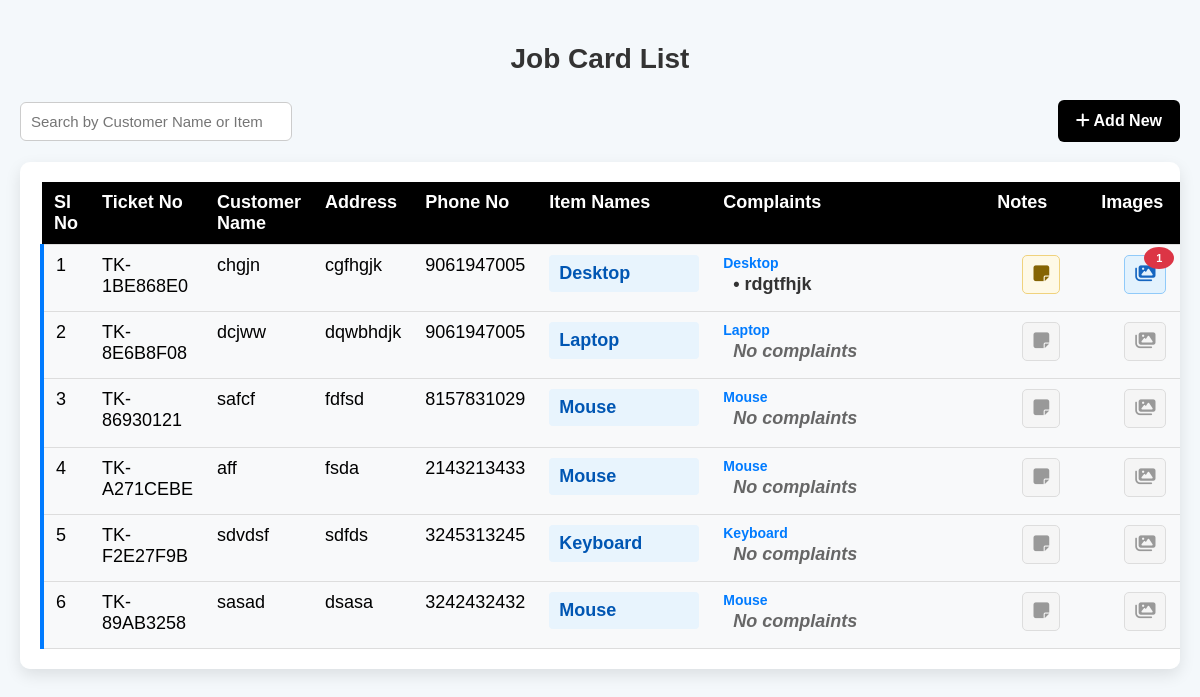
The page / on the database its author committed.
### jobcard/models.py (models this page shows, shortened)
class JobCard(models.Model):
    ITEM_CHOICES = [
        ('Mouse', 'Mouse'),
        ('Keyboard', 'Keyboard'),
        ('CPU', 'CPU'),
        ('Laptop', 'Laptop'),
        ('Desktop', 'Desktop'),
        ('Printer', 'Printer'),
        ('Monitor', 'Monitor'),
        ('Other', 'Other'),
    ]
    ticket_no = models.CharField(max_length=20, unique=True, blank=True)
    customer = models.CharField(max_length=100)
    address = models.TextField()
    phone = models.CharField(max_length=15)
    item = models.CharField(max_length=50, choices=ITEM_CHOICES)
    serial = models.CharField(max_length=100, blank=True, null=True)
    config = models.CharField(max_length=255, blank=True, null=True)
    complaint_description = models.TextField(blank=True, null=True)
    complaint_notes = models.TextField(blank=True, null=True)
    created_at = models.DateTimeField(auto_now_add=True)
    class Meta:
        ordering = ['-created_at']

### jobcard/views.py (the view)
# urls.py: path('', views.jobcard_list, name='jobcard_list'),
def jobcard_list(request):
    jobcards = JobCard.objects.prefetch_related('images').order_by('-created_at')
    return render(request, 'jobcard_list.html', {'jobcards': jobcards})

### templates/jobcard_list.html (shortened to what this page needs)
<!DOCTYPE html>
<html lang="en">
<head>
    <link rel="stylesheet" href="https://cdnjs.cloudflare.com/ajax/libs/font-awesome/6.5.0/css/all.min.css">
</head>
<body>
    <h2>Job Card List</h2>
    <div class="top-bar">
        <div class="search-box">
            <input type="text" id="searchInput" placeholder="Search by Customer Name or Item">
        </div>
        <a href="{% url 'jobcard_create' %}" class="btn-add"><i class="fas fa-plus"></i> Add New</a>
    </div>
    <div class="table-container">
        <table id="jobTable">
            <thead>
                <tr>
                    <th>Sl No</th>
                    <th>Ticket No</th>
                    <th>Customer Name</th>
                    <th>Address</th>
                    <th>Phone No</th>
                    <th>Item Names</th>
                    <th>Complaints</th>
                    <th>Notes</th>
                    <th>Images</th>
                </tr>
            </thead>
            <tbody>
                {% regroup jobcards by customer as customer_groups %}
                {% for customer_group in customer_groups %}
                    <tr class="customer-row">
                        <td>{{ forloop.counter }}</td>
                        <td>{{ customer_group.list.0.ticket_no }}</td>
                        <td>{{ customer_group.grouper }}</td>
                        <td class="address-cell">{{ customer_group.list.0.address }}</td>
                        <td>{{ customer_group.list.0.phone }}</td>
                        <td class="item-name-cell">
                            {% for job in customer_group.list %}
                                <div class="item-name-box">{{ job.item }}</div>
                            {% endfor %}
                        </td>
                        <td class="complaints-cell">
                            {% for job in customer_group.list %}
                                <div class="item-column">
                                    <div class="item-header">{{ job.item }}</div>
                                    {% if job.complaint_description %}
                                        <div class="complaint-box">
                                            <span class="complaint-text">• {{ job.complaint_description }}</span>
                                        </div>
                                    {% else %}
                                        <div class="complaint-box">
                                            <span class="complaint-text" style="color: #666; font-style: italic;">No complaints</span>
                                        </div>
                                    {% endif %}
                                </div>
                            {% endfor %}
                        </td>
                        <td class="notes-cell">
                            <div class="icon-container">
                                {% for job in customer_group.list %}
                                    {% if job.complaint_notes %}
                                        <button class="icon-btn icon-note"
                                                onclick="showNotesModal('{{ job.item|escapejs }}', '{{ job.complaint_notes|escapejs }}')"
                                                title="View notes for {{ job.item }}">
                                            <i class="fas fa-sticky-note"></i>
                                        </button>
                                    {% else %}
                                        <button class="icon-btn icon-no-content"
                                                title="No notes for {{ job.item }}"
                                                disabled>
                                            <i class="fas fa-sticky-note"></i>
                                        </button>
                                    {% endif %}
                                {% endfor %}
                            </div>
                        </td>
                        <td class="images-cell">
                            <div class="icon-container">
                                {% for job in customer_group.list %}
                                    {% if job.images.all %}
                                        <div class="icon-with-count">
                                            <button class="icon-btn icon-image"
                                                    onclick="showImagesModal('{{ job.item|escapejs }}', 'job_{{ job.pk }}')"
                                                    title="View {{ job.images.all|length }} image(s) for {{ job.item }}">
                                                <i class="fas fa-images"></i>
                                            </button>
                                            <span class="icon-count">{{ job.images.all|length }}</span>
                                        </div>
                                    {% else %}
                                        <button class="icon-btn icon-no-content"
                                                title="No images for {{ job.item }}"
                                                disabled>
                                            <i class="fas fa-images"></i>
                                        </button>
                                    {% endif %}
                                {% endfor %}
                            </div>
                        </td>
                    </tr>
                {% empty %}
                    <tr><td colspan="13" style="text-align:center; padding: 40px; color: #6c757d; font-style: italic;">
                        <i class="fas fa-inbox" style="font-size: 48px; margin-bottom: 10px; display: block;"></i>
                        No Job Cards Found
                    </td></tr>
                {% endfor %}
            </tbody>
        </table>
    </div>
</body>
</html>

### templates/jobcard_list.html (style rules this page uses)
body { font-family: Arial, sans-serif; background: #f4f8fb; margin: 0; padding: 20px; }
h2 { text-align: center; color: #333; margin-bottom: 25px; font-size: 28px; }
.complaint-box { display: inline-block; }
.icon-btn.icon-note { cursor: pointer; background: #fef9e7; border: 1px solid #f0d27d; padding: 8px 10px; border-radius: 5px; font-size: 18px; transition: all 0.3s ease; color: #856404; }
.icon-btn.icon-image { cursor: pointer; background: #e3f2fd; border: 1px solid #90caf9; padding: 8px 10px; border-radius: 5px; font-size: 18px; transition: all 0.3s ease; color: #1565c0; }
.icon-btn.icon-no-content { cursor: default; background: #f5f5f5; border: 1px solid #ddd; padding: 8px 10px; border-radius: 5px; font-size: 18px; color: #999; }
.top-bar { display: flex; justify-content: space-between; align-items: center; margin-bottom: 20px; max-width: 1600px; margin-left: auto; margin-right: auto; }
.search-box { display: flex; gap: 10px; }
.search-box input { padding: 10px; font-size: 15px; border: 1px solid #ccc; border-radius: 6px; width: 250px; }
.btn-add { display: inline-block; padding: 12px 18px; background: black; color: #fff; text-decoration: none; font-size: 16px; font-weight: bold; border-radius: 6px; transition: .3s; }
.table-container { font-size: 20px; max-width: 1600px; margin: auto; background: #fff; padding: 20px; border-radius: 10px; box-shadow: 0 6px 16px rgba(0,0,0,.1); overflow-x: auto; }
table { width: 100%; border-collapse: collapse; font-size: 14px; min-width: 1400px; }
thead { background: black; color: #fff; }
th, td { font-size: 18px; padding: 10px 12px; text-align: left; border-bottom: 1px solid #ddd; vertical-align: top; }
.item-header { font-weight: bold; color: #007bff; margin-bottom: 3px; font-size: 14px; }
.complaint-box { display: flex; align-items: center; gap: 8px; margin-bottom: 6px; margin-left: 10px; flex-wrap: wrap; }
.complaint-text { font-weight: bold; color: #333; font-size: 18px; }
.icon-btn { font-size: 16px; cursor: pointer; transition: .3s; margin-left: 8px; padding: 4px 6px; border-radius: 4px; background: transparent; border: 1px solid transparent; }
td.address-cell { white-space: pre-wrap; word-wrap: break-word; max-width: 150px; font-size: 18px; padding: 10px 12px; text-align: left; border-bottom: 1px solid #ddd; vertical-align: top; }
.customer-row { background: #f8f9fa; border-left: 4px solid #007bff; }
.complaints-cell { min-width: 250px; max-width: 300px; }
.item-name-cell { min-width: 150px; max-width: 180px; }
.notes-cell, .images-cell { min-width: 80px; max-width: 100px; text-align: center; }
th:nth-child(1) { width: 60px; }
th:nth-child(2) { width: 140px; }
th:nth-child(3) { width: 150px; }
th:nth-child(4) { width: 150px; }
th:nth-child(5) { width: 100px; }
th:nth-child(6) { width: 180px; }
th:nth-child(7) { width: 300px; }
th:nth-child(8) { width: 80px; }
th:nth-child(9) { width: 80px; }
.item-name-box { margin-bottom: 8px; padding: 8px 10px; background: #e8f4fd; border-radius: 4px; font-weight: bold; color: #0056b3; }
.icon-container { display: flex; flex-direction: column; gap: 8px; align-items: center; }
.icon-with-count { position: relative; display: inline-block; }
.icon-count { position: absolute; top: -8px; right: -8px; background: #dc3545; color: white; border-radius: 50%; padding: 2px 6px; font-size: 11px; font-weight: bold; min-width: 18px; height: 18px; display: flex; align-items: center; justify-content: center; }

### rows shown on the page
JobCard: list.0.ticket_no "TK-1BE868E0", grouper "chgjn", list.0.address "cgfhgjk", list.0.phone "9061947005", item "Desktop", complaint_description "rdgtfhjk", images.all|length "1"
JobCard: list.0.ticket_no "TK-8E6B8F08", grouper "dcjww", list.0.address "dqwbhdjk", list.0.phone "9061947005", item "Laptop", complaint_description "No complaints"
JobCard: list.0.ticket_no "TK-86930121", grouper "safcf", list.0.address "fdfsd", list.0.phone "8157831029", item "Mouse", complaint_description "No complaints"
JobCard: list.0.ticket_no "TK-A271CEBE", grouper "aff", list.0.address "fsda", list.0.phone "2143213433", item "Mouse", complaint_description "No complaints"
JobCard: list.0.ticket_no "TK-F2E27F9B", grouper "sdvdsf", list.0.address "sdfds", list.0.phone "3245313245", item "Keyboard", complaint_description "No complaints"
JobCard: list.0.ticket_no "TK-89AB3258", grouper "sasad", list.0.address "dsasa", list.0.phone "3242432432", item "Mouse", complaint_description "No complaints"
